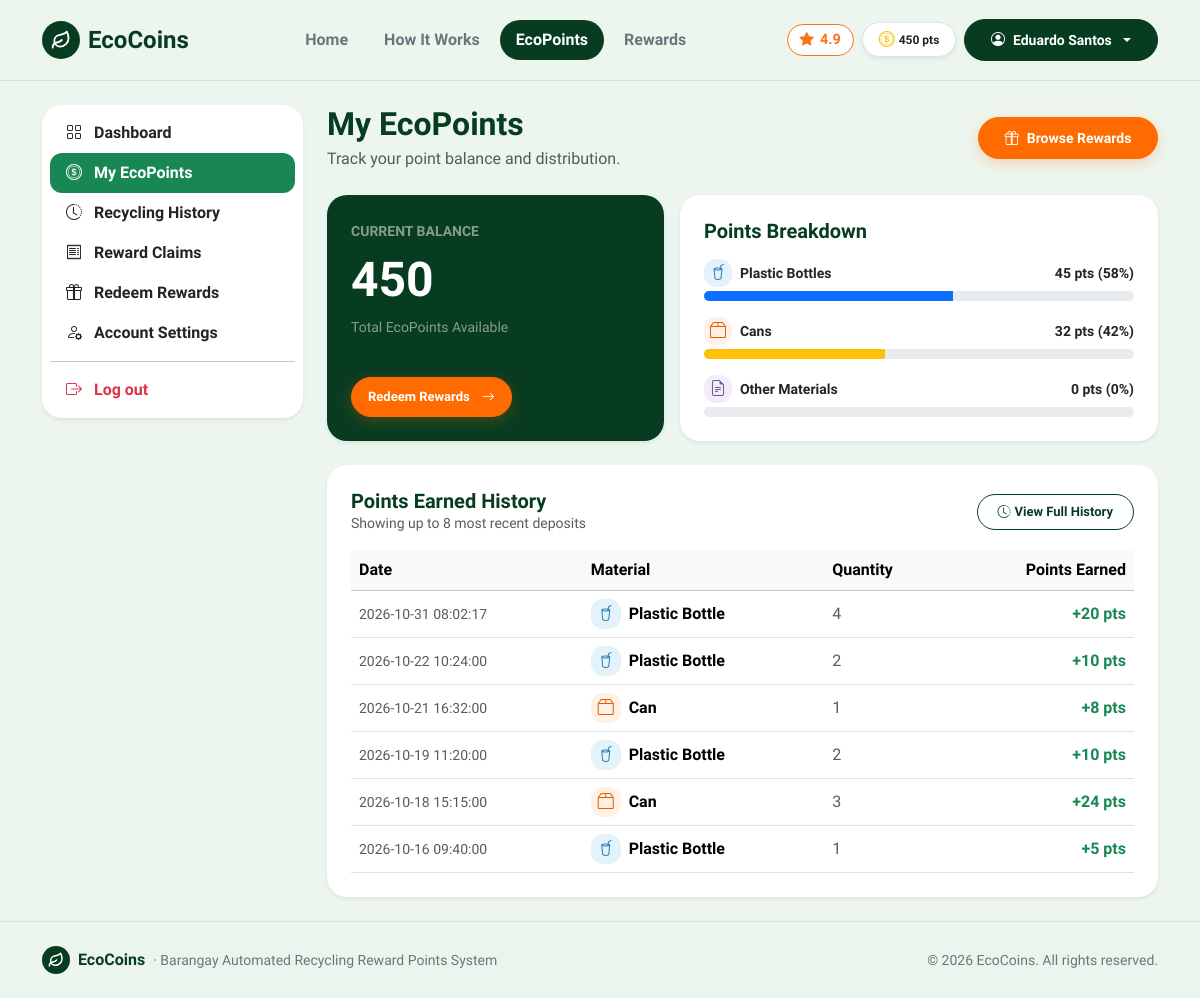
The page /ecopoints (signed in) on the database its author committed.
### tables this page shows
CREATE TABLE users (
    id INTEGER PRIMARY KEY AUTOINCREMENT,
    full_name TEXT NOT NULL,
    email TEXT NOT NULL UNIQUE,
    password TEXT NOT NULL,
    role TEXT DEFAULT 'resident',
    qr_code TEXT NOT NULL UNIQUE,
    points INTEGER DEFAULT 0,
    created_at TEXT
, status TEXT DEFAULT 'active', station_name TEXT DEFAULT 'Barangay Pinagkawitan, Lipa City', claim_timeout_until TEXT DEFAULT NULL, cancel_count INTEGER DEFAULT 0);

CREATE TABLE transactions (
        id INTEGER PRIMARY KEY AUTOINCREMENT,
        user_id INTEGER NOT NULL,
        material_id INTEGER,
        material_name TEXT NOT NULL,
        quantity INTEGER NOT NULL,
        points_earned INTEGER NOT NULL,
        receipt_no TEXT NOT NULL,
        created_at TEXT
    );

### route.py (the view)
    @app.route('/ecopoints')
    def ecopoints():
        user = get_current_user()
        if user and user['role'] == 'staff':
            return redirect(url_for('staff'))
        if user and user['role'] == 'admin':
            return redirect(url_for('admin'))
        if not user:
            return redirect(url_for('login'))
        conn = get_db()
        cur = conn.cursor()
        user_txs = [dict(r) for r in cur.execute("SELECT * FROM transactions WHERE user_id = ? ORDER BY created_at DESC", (user['id'],)).fetchall()]
        conn.close()
        bottle_points = 0
        can_points = 0
        other_points = 0
        for t in user_txs:
            name = t.get('material_name', '').lower()
            pts = int(t.get('points_earned', 0))
            if 'bottle' in name or 'plastic' in name:
                bottle_points += pts
            elif 'can' in name:
                can_points += pts
            else:
                other_points += pts
        total = max(1, bottle_points + can_points + other_points)
        bottle_pct = round((bottle_points / total) * 100)
        can_pct = round((can_points / total) * 100)
        other_pct = round((other_points / total) * 100)
        return render_template(
            'ecopoints.html',
            active_page='ecopoints',
            user_transactions=user_txs,
            bottle_points=bottle_points,
            can_points=can_points,
            other_points=other_points,
            bottle_pct=bottle_pct,
            can_pct=can_pct,
            other_pct=other_pct
        )

### templates/ecopoints.html (shortened to what this page needs)
{% extends 'base.html' %}
{% block content %}
<main class="py-4">
  <div class="container">
    <div class="row g-4">
      <div class="col-lg-3">
        {% include 'sidebar.html' %}
      </div>
      <div class="col-lg-9">
        <div class="d-flex justify-content-between align-items-center mb-4 flex-wrap gap-2">
          <div>
            <h2 class="fw-bold mb-1" style="color: var(--eco-forest);">My EcoPoints</h2>
            <p class="text-muted mb-0">Track your point balance and distribution.</p>
          </div>
          <a href="{{ url_for('rewards') }}" class="btn btn-accent d-flex align-items-center gap-2 btn-pill">
            <i class="bi bi-gift"></i>
            <span>Browse Rewards</span>
          </a>
        </div>
        <div class="row g-3 mb-4">
          <div class="col-md-5">
            <div class="card text-white border-0 shadow-sm p-4 h-100 d-flex flex-column justify-content-between" style="background-color: var(--eco-forest);">
              <div>
                <span class="text-white-50 small text-uppercase fw-semibold">Current Balance</span>
                <div class="display-5 fw-bold my-2">{{ "{:,}".format(current_user.points) }}</div>
                <div class="small text-white-50">Total EcoPoints Available</div>
              </div>
              <div class="mt-3">
                <a href="{{ url_for('rewards') }}" class="btn btn-accent btn-sm px-3 btn-pill">Redeem Rewards <i class="bi bi-arrow-right ms-1"></i></a>
              </div>
            </div>
          </div>
          <div class="col-md-7">
            <div class="card border-0 shadow-sm p-4 h-100">
              <h5 class="fw-bold mb-3" style="color: var(--eco-forest);">Points Breakdown</h5>
              <div class="mb-3">
                <div class="d-flex justify-content-between align-items-center mb-1">
                  <div class="d-flex align-items-center gap-2">
                    <span class="eco-icon-tile tile-blue" style="width: 28px; height: 28px;">
                      <i class="bi bi-cup-straw"></i>
                    </span>
                    <span class="small fw-semibold">Plastic Bottles</span>
                  </div>
                  <span class="small fw-bold">{{ bottle_points }} pts ({{ bottle_pct }}%)</span>
                </div>
                <div class="progress" style="height: 10px;">
                  <div class="progress-bar bg-primary" style="width: {{ bottle_pct }}%;"></div>
                </div>
              </div>
              <div class="mb-3">
                <div class="d-flex justify-content-between align-items-center mb-1">
                  <div class="d-flex align-items-center gap-2">
                    <span class="eco-icon-tile tile-orange" style="width: 28px; height: 28px;">
                      <i class="bi bi-box2"></i>
                    </span>
                    <span class="small fw-semibold">Cans</span>
                  </div>
                  <span class="small fw-bold">{{ can_points }} pts ({{ can_pct }}%)</span>
                </div>
                <div class="progress" style="height: 10px;">
                  <div class="progress-bar bg-warning" style="width: {{ can_pct }}%;"></div>
                </div>
              </div>
              <div>
                <div class="d-flex justify-content-between align-items-center mb-1">
                  <div class="d-flex align-items-center gap-2">
                    <span class="eco-icon-tile tile-purple" style="width: 28px; height: 28px;">
                      <i class="bi bi-file-earmark-text"></i>
                    </span>
                    <span class="small fw-semibold">Other Materials</span>
                  </div>
                  <span class="small fw-bold">{{ other_points }} pts ({{ other_pct }}%)</span>
                </div>
                <div class="progress" style="height: 10px;">
                </div>
              </div>
            </div>
          </div>
        </div>
        <div class="card border-0 shadow-sm p-4">
          <div class="d-flex justify-content-between align-items-center mb-3 flex-wrap gap-2">
            <div>
              <h5 class="fw-bold mb-0" style="color: var(--eco-forest);">Points Earned History</h5>
              <div class="text-muted small">Showing up to 8 most recent deposits</div>
            </div>
            <a href="{{ url_for('history') }}" class="btn btn-sm btn-outline-success btn-pill">
              <i class="bi bi-clock-history me-1"></i>View Full History
            </a>
          </div>
          <div class="table-responsive">
            <table class="table table-hover align-middle mb-0">
              <thead class="table-light">
                <tr>
                  <th>Date</th>
                  <th>Material</th>
                  <th>Quantity</th>
                  <th class="text-end">Points Earned</th>
                </tr>
              </thead>
              <tbody>
                {% if not user_transactions %}
                  <tr>
                    <td colspan="4" class="text-center py-4 text-muted">No points recorded yet.</td>
                  </tr>
                {% else %}
                  {% for row in user_transactions[:8] %}
                    {% set m = row.material_name|lower %}
                    <tr>
                      <td class="text-muted small">{{ row.created_at }}</td>
                      <td>
                        <div class="d-flex align-items-center gap-2">
                          {% if 'bottle' in m or 'plastic' in m %}
                            <span class="eco-icon-tile tile-blue" style="width: 30px; height: 30px;">
                              <i class="bi bi-cup-straw"></i>
                            </span>
                          {% elif 'can' in m %}
                            <span class="eco-icon-tile tile-orange" style="width: 30px; height: 30px;">
                              <i class="bi bi-box2"></i>
                            </span>
                          {% else %}
                            <span class="eco-icon-tile tile-purple" style="width: 30px; height: 30px;">
                              <i class="bi bi-file-earmark-text"></i>
                            </span>
                          {% endif %}
                          <span class="fw-semibold">{{ row.material_name }}</span>
                        </div>
                      </td>
                      <td class="text-muted">{{ row.quantity }}</td>
                      <td class="text-end fw-bold text-success">+{{ row.points_earned }} pts</td>
                    </tr>
                  {% endfor %}
                {% endif %}
              </tbody>
            </table>
          </div>
        </div>
      </div>
    </div>
  </div>
</main>
{% endblock %}

### templates/base.html (shortened to what this page needs)
<!doctype html>
<html lang="en">
<head>
  <link href="https://cdn.jsdelivr.net/npm/bootstrap@5.3.3/dist/css/bootstrap.min.css" rel="stylesheet">
  <link rel="stylesheet" href="https://cdn.jsdelivr.net/npm/bootstrap-icons@1.11.3/font/bootstrap-icons.min.css">
  <link rel="stylesheet" href="{{ url_for('static', filename='css/style.css') }}">
</head>
<body class="d-flex flex-column min-vh-100">
<nav class="navbar navbar-expand-lg py-3 sticky-top" style="background-color: rgba(237, 246, 238, 0.95); backdrop-filter: blur(10px); border-bottom: 1px solid var(--eco-border);">
  <div class="container">
    <a class="navbar-brand d-flex align-items-center gap-2 fw-bold fs-4" href="{{ url_for('index') }}" style="color: var(--eco-forest);">
      <span class="eco-brand-badge">
        <svg width="20" height="20" viewBox="0 0 24 24" fill="none" stroke="currentColor" stroke-width="2.2" stroke-linecap="round" stroke-linejoin="round">
          <path d="M11 20A7 7 0 0 1 9.8 6.1C15.5 5 17 4.48 19 2c1 2 2 4.18 2 8 0 5.5-4.78 10-10 10Z"/>
          <path d="M2 21c0-3 1.85-5.36 5.08-6C9.5 14.52 12 13 13 12"/>
        </svg>
      </span>
      <span>EcoCoins</span>
    </a>
    <div class="collapse navbar-collapse" id="mainNav">
      <ul class="navbar-nav mx-auto mb-2 mb-lg-0 gap-lg-1">
        <li class="nav-item">
          <a class="nav-link px-3 py-2 rounded-pill {% if active_page == 'index' %}fw-bold text-white bg-eco{% else %}fw-semibold text-secondary{% endif %}" href="{{ url_for('index') }}">Home</a>
        </li>
        <li class="nav-item">
          <a class="nav-link px-3 py-2 rounded-pill {% if active_page == 'how_it_works' %}fw-bold text-white bg-eco{% else %}fw-semibold text-secondary{% endif %}" href="{{ url_for('how_it_works') }}">How It Works</a>
        </li>
        {% if not current_user or current_user.role == 'resident' %}
          <li class="nav-item">
            <a class="nav-link px-3 py-2 rounded-pill {% if active_page == 'ecopoints' %}fw-bold text-white bg-eco{% else %}fw-semibold text-secondary{% endif %}" href="{{ url_for('ecopoints') }}">EcoPoints</a>
          </li>
          <li class="nav-item">
            <a class="nav-link px-3 py-2 rounded-pill {% if active_page == 'rewards' %}fw-bold text-white bg-eco{% else %}fw-semibold text-secondary{% endif %}" href="{{ url_for('rewards') }}">Rewards</a>
          </li>
        {% elif current_user.role == 'admin' %}
          <li class="nav-item">
            <a class="nav-link px-3 py-2 rounded-pill {% if active_page == 'admin' %}fw-bold text-white bg-eco{% else %}fw-semibold text-secondary{% endif %}" href="{{ url_for('admin') }}">Admin Portal</a>
          </li>
        {% endif %}
      </ul>
      <div class="d-flex align-items-center gap-2">
        <span class="rating-star-badge d-none d-lg-inline-flex" title="Barangay Eco Satisfaction Rating">
          <i class="bi bi-star-fill"></i> 4.9
        </span>
        {% if current_user %}
          {% if current_user.role == 'resident' %}
            <span class="badge bg-white text-dark border px-3 py-2 rounded-pill fw-bold shadow-sm d-none d-sm-inline-flex align-items-center gap-1">
              <i class="bi bi-coin text-warning fs-6"></i>
              <span>{{ "{:,}".format(current_user.points) }} pts</span>
            </span>
          {% endif %}
          <div class="dropdown">
            <button class="btn btn-forest dropdown-toggle d-flex align-items-center gap-2 btn-pill" type="button" data-bs-toggle="dropdown">
              <i class="bi bi-person-circle"></i>
              <span>{{ current_user.full_name }}</span>
            </button>
          </div>
        {% else %}
          <a href="{{ url_for('login') }}" class="btn btn-outline-success px-3 btn-pill">Login</a>
          <a href="{{ url_for('register') }}" class="btn btn-accent px-4 btn-pill">
            <span>Join Free</span>
            <i class="bi bi-arrow-right"></i>
          </a>
        {% endif %}
      </div>
    </div>
  </div>
</nav>
{% block content %}{% endblock %}
<footer class="py-4 mt-auto" style="background-color: rgba(237, 246, 238, 0.95); border-top: 1px solid var(--eco-border);">
  <div class="container d-flex flex-column flex-md-row align-items-center justify-content-between gap-2">
    <div class="d-flex align-items-center gap-2">
      <span class="eco-brand-badge" style="width: 28px; height: 28px;">
        <svg width="16" height="16" viewBox="0 0 24 24" fill="none" stroke="currentColor" stroke-width="2.2" stroke-linecap="round" stroke-linejoin="round">
          <path d="M11 20A7 7 0 0 1 9.8 6.1C15.5 5 17 4.48 19 2c1 2 2 4.18 2 8 0 5.5-4.78 10-10 10Z"/>
          <path d="M2 21c0-3 1.85-5.36 5.08-6C9.5 14.52 12 13 13 12"/>
        </svg>
      </span>
      <span class="fw-bold" style="color: var(--eco-forest);">EcoCoins</span>
      <span class="text-secondary small">&middot; Barangay Automated Recycling Reward Points System</span>
    </div>
    <div class="text-secondary small">
      &copy; 2026 EcoCoins. All rights reserved.
    </div>
  </div>
</footer>
</body>
</html>

### rows shown on the page
users: points "450", full_name "Eduardo Santos"
transactions: created_at "2026-10-31 08:02:17", material_name "Plastic Bottle", quantity "4", points_earned "20"
transactions: created_at "2026-10-22 10:24:00", material_name "Plastic Bottle", quantity "2", points_earned "10"
transactions: created_at "2026-10-21 16:32:00", material_name "Can", quantity "1", points_earned "8"
transactions: created_at "2026-10-19 11:20:00", material_name "Plastic Bottle", quantity "2", points_earned "10"
transactions: created_at "2026-10-18 15:15:00", material_name "Can", quantity "3", points_earned "24"
transactions: created_at "2026-10-16 09:40:00", material_name "Plastic Bottle", quantity "1", points_earned "5"

### other values the page prints
{{ bottle_points }} "45"
{{ bottle_pct }} "58"
{{ can_points }} "32"
{{ can_pct }} "42"
{{ other_points }} "0"
{{ other_pct }} "0"
